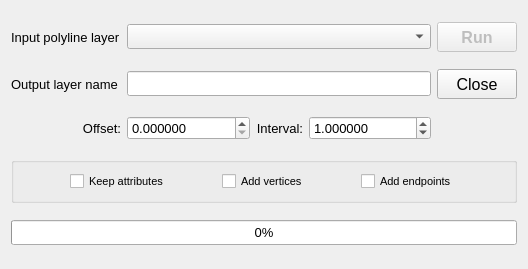
<?xml version="1.0" encoding="UTF-8"?>
<ui version="4.0">
 <class>LocatePointsDialogBase</class>
 <widget class="QDialog" name="LocatePointsDialogBase">
  <property name="geometry">
   <rect>
    <x>0</x>
    <y>0</y>
    <width>528</width>
    <height>269</height>
   </rect>
  </property>
  <property name="font">
   <font>
    <pointsize>10</pointsize>
   </font>
  </property>
  <property name="windowTitle">
   <string>Locate points along lines</string>
  </property>
  <layout class="QGridLayout" name="gridLayout">
   <item row="1" column="1" colspan="3">
    <widget class="QLineEdit" name="out_lyr">
     <property name="sizePolicy">
      <sizepolicy hsizetype="Expanding" vsizetype="Maximum">
       <horstretch>0</horstretch>
       <verstretch>0</verstretch>
      </sizepolicy>
     </property>
     <property name="minimumSize">
      <size>
       <width>0</width>
       <height>25</height>
      </size>
     </property>
     <property name="font">
      <font>
       <pointsize>10</pointsize>
      </font>
     </property>
    </widget>
   </item>
   <item row="1" column="0">
    <widget class="QLabel" name="label_out">
     <property name="sizePolicy">
      <sizepolicy hsizetype="Minimum" vsizetype="Minimum">
       <horstretch>0</horstretch>
       <verstretch>0</verstretch>
      </sizepolicy>
     </property>
     <property name="font">
      <font>
       <pointsize>10</pointsize>
      </font>
     </property>
     <property name="text">
      <string>Output layer name</string>
     </property>
    </widget>
   </item>
   <item row="0" column="4">
    <widget class="QPushButton" name="run_button">
     <property name="enabled">
      <bool>false</bool>
     </property>
     <property name="sizePolicy">
      <sizepolicy hsizetype="Minimum" vsizetype="Minimum">
       <horstretch>0</horstretch>
       <verstretch>0</verstretch>
      </sizepolicy>
     </property>
     <property name="minimumSize">
      <size>
       <width>0</width>
       <height>30</height>
      </size>
     </property>
     <property name="font">
      <font>
       <pointsize>12</pointsize>
       <weight>75</weight>
       <bold>true</bold>
      </font>
     </property>
     <property name="text">
      <string>Run</string>
     </property>
     <property name="flat">
      <bool>false</bool>
     </property>
    </widget>
   </item>
   <item row="3" column="2">
    <widget class="QLabel" name="label_interval">
     <property name="sizePolicy">
      <sizepolicy hsizetype="Minimum" vsizetype="Minimum">
       <horstretch>0</horstretch>
       <verstretch>0</verstretch>
      </sizepolicy>
     </property>
     <property name="font">
      <font>
       <pointsize>10</pointsize>
      </font>
     </property>
     <property name="text">
      <string>Interval:</string>
     </property>
     <property name="alignment">
      <set>Qt::AlignRight|Qt::AlignTrailing|Qt::AlignVCenter</set>
     </property>
    </widget>
   </item>
   <item row="3" column="1">
    <widget class="QDoubleSpinBox" name="offset">
     <property name="sizePolicy">
      <sizepolicy hsizetype="Expanding" vsizetype="Maximum">
       <horstretch>0</horstretch>
       <verstretch>0</verstretch>
      </sizepolicy>
     </property>
     <property name="minimumSize">
      <size>
       <width>0</width>
       <height>0</height>
      </size>
     </property>
     <property name="font">
      <font>
       <pointsize>10</pointsize>
      </font>
     </property>
     <property name="toolTip">
      <string>Offset value (project units)</string>
     </property>
     <property name="decimals">
      <number>6</number>
     </property>
     <property name="minimum">
      <double>0.000000000000000</double>
     </property>
     <property name="maximum">
      <double>1000000.000000000000000</double>
     </property>
     <property name="singleStep">
      <double>0.100000000000000</double>
     </property>
     <property name="value">
      <double>0.000000000000000</double>
     </property>
    </widget>
   </item>
   <item row="0" column="1" colspan="3">
    <widget class="QComboBox" name="in_combo">
     <property name="sizePolicy">
      <sizepolicy hsizetype="Expanding" vsizetype="Maximum">
       <horstretch>0</horstretch>
       <verstretch>0</verstretch>
      </sizepolicy>
     </property>
     <property name="minimumSize">
      <size>
       <width>0</width>
       <height>25</height>
      </size>
     </property>
     <property name="font">
      <font>
       <pointsize>10</pointsize>
      </font>
     </property>
    </widget>
   </item>
   <item row="3" column="0">
    <widget class="QLabel" name="label_offset">
     <property name="sizePolicy">
      <sizepolicy hsizetype="Minimum" vsizetype="Minimum">
       <horstretch>0</horstretch>
       <verstretch>0</verstretch>
      </sizepolicy>
     </property>
     <property name="font">
      <font>
       <pointsize>10</pointsize>
      </font>
     </property>
     <property name="layoutDirection">
      <enum>Qt::LeftToRight</enum>
     </property>
     <property name="text">
      <string>Offset:</string>
     </property>
     <property name="alignment">
      <set>Qt::AlignRight|Qt::AlignTrailing|Qt::AlignVCenter</set>
     </property>
    </widget>
   </item>
   <item row="1" column="4">
    <widget class="QPushButton" name="close_button">
     <property name="enabled">
      <bool>true</bool>
     </property>
     <property name="sizePolicy">
      <sizepolicy hsizetype="Minimum" vsizetype="Minimum">
       <horstretch>0</horstretch>
       <verstretch>0</verstretch>
      </sizepolicy>
     </property>
     <property name="minimumSize">
      <size>
       <width>0</width>
       <height>30</height>
      </size>
     </property>
     <property name="font">
      <font>
       <pointsize>12</pointsize>
      </font>
     </property>
     <property name="text">
      <string>Close</string>
     </property>
    </widget>
   </item>
   <item row="6" column="0" colspan="5">
    <widget class="QProgressBar" name="pbar">
     <property name="sizePolicy">
      <sizepolicy hsizetype="Expanding" vsizetype="Maximum">
       <horstretch>0</horstretch>
       <verstretch>0</verstretch>
      </sizepolicy>
     </property>
     <property name="minimumSize">
      <size>
       <width>0</width>
       <height>25</height>
      </size>
     </property>
     <property name="font">
      <font>
       <pointsize>10</pointsize>
      </font>
     </property>
     <property name="value">
      <number>0</number>
     </property>
     <property name="orientation">
      <enum>Qt::Horizontal</enum>
     </property>
    </widget>
   </item>
   <item row="3" column="3">
    <widget class="QDoubleSpinBox" name="interval">
     <property name="sizePolicy">
      <sizepolicy hsizetype="Expanding" vsizetype="Maximum">
       <horstretch>0</horstretch>
       <verstretch>0</verstretch>
      </sizepolicy>
     </property>
     <property name="minimumSize">
      <size>
       <width>0</width>
       <height>0</height>
      </size>
     </property>
     <property name="font">
      <font>
       <pointsize>10</pointsize>
      </font>
     </property>
     <property name="toolTip">
      <string>Interval value (project units)</string>
     </property>
     <property name="decimals">
      <number>6</number>
     </property>
     <property name="minimum">
      <double>0.000000000000000</double>
     </property>
     <property name="maximum">
      <double>1000000.000000000000000</double>
     </property>
     <property name="singleStep">
      <double>0.100000000000000</double>
     </property>
     <property name="value">
      <double>1.000000000000000</double>
     </property>
    </widget>
   </item>
   <item row="0" column="0">
    <widget class="QLabel" name="label_in">
     <property name="sizePolicy">
      <sizepolicy hsizetype="Minimum" vsizetype="Minimum">
       <horstretch>0</horstretch>
       <verstretch>0</verstretch>
      </sizepolicy>
     </property>
     <property name="font">
      <font>
       <pointsize>10</pointsize>
      </font>
     </property>
     <property name="text">
      <string>Input polyline layer</string>
     </property>
    </widget>
   </item>
   <item row="4" column="0" colspan="5">
    <widget class="QGroupBox" name="group_box">
     <property name="sizePolicy">
      <sizepolicy hsizetype="Expanding" vsizetype="Maximum">
       <horstretch>0</horstretch>
       <verstretch>0</verstretch>
      </sizepolicy>
     </property>
     <property name="title">
      <string/>
     </property>
     <property name="flat">
      <bool>false</bool>
     </property>
     <layout class="QGridLayout" name="gridLayout_2">
      <item row="0" column="0">
       <widget class="QCheckBox" name="check_attrs">
        <property name="sizePolicy">
         <sizepolicy hsizetype="Maximum" vsizetype="Maximum">
          <horstretch>0</horstretch>
          <verstretch>0</verstretch>
         </sizepolicy>
        </property>
        <property name="minimumSize">
         <size>
          <width>0</width>
          <height>0</height>
         </size>
        </property>
        <property name="font">
         <font>
          <pointsize>8</pointsize>
         </font>
        </property>
        <property name="text">
         <string>Keep attributes</string>
        </property>
       </widget>
      </item>
      <item row="0" column="1">
       <widget class="QCheckBox" name="check_vertices">
        <property name="sizePolicy">
         <sizepolicy hsizetype="Maximum" vsizetype="Maximum">
          <horstretch>0</horstretch>
          <verstretch>0</verstretch>
         </sizepolicy>
        </property>
        <property name="minimumSize">
         <size>
          <width>0</width>
          <height>0</height>
         </size>
        </property>
        <property name="font">
         <font>
          <pointsize>8</pointsize>
         </font>
        </property>
        <property name="text">
         <string>Add vertices</string>
        </property>
       </widget>
      </item>
      <item row="0" column="2">
       <widget class="QCheckBox" name="check_endpoints">
        <property name="sizePolicy">
         <sizepolicy hsizetype="Maximum" vsizetype="Maximum">
          <horstretch>0</horstretch>
          <verstretch>0</verstretch>
         </sizepolicy>
        </property>
        <property name="minimumSize">
         <size>
          <width>0</width>
          <height>0</height>
         </size>
        </property>
        <property name="font">
         <font>
          <pointsize>8</pointsize>
         </font>
        </property>
        <property name="text">
         <string>Add endpoints</string>
        </property>
       </widget>
      </item>
     </layout>
    </widget>
   </item>
  </layout>
 </widget>
 <resources/>
 <connections>
  <connection>
   <sender>close_button</sender>
   <signal>clicked()</signal>
   <receiver>LocatePointsDialogBase</receiver>
   <slot>reject()</slot>
   <hints>
    <hint type="sourcelabel">
     <x>454</x>
     <y>89</y>
    </hint>
    <hint type="destinationlabel">
     <x>249</x>
     <y>124</y>
    </hint>
   </hints>
  </connection>
 </connections>
</ui>
